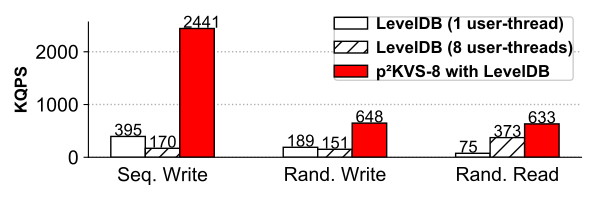

Write the Python code that produced this figure.
# coding=utf-8

import numpy as np
import matplotlib.pyplot as plt
import xlrd
from matplotlib import gridspec
import copy

plt.rcParams['font.sans-serif'] = ['Arial']  # 如果要显示中文字体,则在此处设为：SimHei
plt.rcParams['axes.unicode_minus'] = False  # 显示负号
plt.rcParams['xtick.bottom'] = False
colors = ["white", "white", "red", "#ffea67", "#ffb548", "red"]
excel = xlrd.open_workbook("exp-leveldb.xlsx")
sheet = excel.sheet_by_index(0)
labels = []
ys = []
xs = []
index = []
bar_width = 0.2
# labels=sheet.col_values(0)[1:]
# 数据
for i in range(1, sheet.nrows):
    row = sheet.row_values(i)
    temp = []
    tempx = []
    labels.append(row[0])
    for ind, j in enumerate(row[1:]):
        tempx.append(ind)
        temp.append(j)
    xs.append(tempx)
    ys.append(temp)
for ind, x in enumerate(xs):
    for i in range(len(x)):
        xs[ind][i] += ind * bar_width
        if ind > 2:
            xs[ind][i] += 0.3 * bar_width
ys_normal = copy.deepcopy(ys)

# for ind1, y in enumerate(ys):
# for ind2, i in enumerate(y):
# ys_normal[ind1][ind2] /= ys[0][ind2]
# ys_normal[ind1][ind2] = str(round(ys_normal[ind1][ind2]))+"x"
# print(ys_normal)
print(labels)
print(xs)
print(ys)
labelx = list(sheet.row_values(0)[1:])

tickx = np.array(xs[1])  # + 0.5 * bar_width
print(tickx)
print(labelx)
# 建图
fig = plt.figure(figsize=(6, 2))
# gs = gridspec.GridSpec(1, 3, width_ratios=[3, 1,1])
# ax1=plt.subplot(gs[0])
gca = plt.gca()
gca.set_axisbelow(True)
gca.grid(axis='y', linestyle='dotted', lw=1, alpha=1)
gca.spines['top'].set_visible(False)  # 去掉上边框
gca.spines['right'].set_visible(False)  # 去掉右边框

# 画柱子
bars = []
for i in range(len(xs)):
    # for x in range(len(xs[i])):
    #     xs[i][x] += i * bar_width
    if i ==1:
        h = "//"
    else:
        h = ""
    bars.append(
        plt.bar(xs[i], ys[i], width=bar_width, label=labels[i], hatch=h, ec="black", lw=1, color=colors[i], log=False))

    for j in range(len(xs[i])):
        plt.text(xs[i][j] - 0.4 * bar_width, ys[i][j] + 15, int(ys[i][j]), fontsize=12)
# 画x刻度
plt.xticks(tickx, labelx, rotation=0, fontsize=14)
plt.yticks(fontsize=14)
# plt.yticks([0, 2, 4, 6, 8, 10, 12, 14, 16], fontsize=12)
# plt.xlim(-0.2, 7)
# plt.ylim(0,58)
plt.ylabel('KQPS', fontsize=12, fontweight='bold')
# plt.xlabel('Key-value size', fontsize=12, fontweight='bold')
# plt.legend((bars[0], bars[3], bars[1], bars[4], bars[2], bars[5]),
#            (labels[0], labels[3], labels[1], labels[4], labels[2], labels[5]), loc=4, fontsize=14, ncol=3,
#            bbox_to_anchor=(1, 0.9), borderpad=False, framealpha=0, labelspacing=0.1, columnspacing=0.5,
#            handletextpad=0.5)
plt.legend(fontsize=12, borderpad=False, bbox_to_anchor=(1, 1.1),
           framealpha=1,handletextpad=0.5)
leg = plt.gca().get_legend()
ltext = leg.get_texts()
plt.setp(ltext, fontsize=12, fontweight='bold')  # 设置图例字体的大小和粗细

fig.tight_layout()
plt.savefig('./exp-leveldb.pdf', format='pdf')
plt.show()
